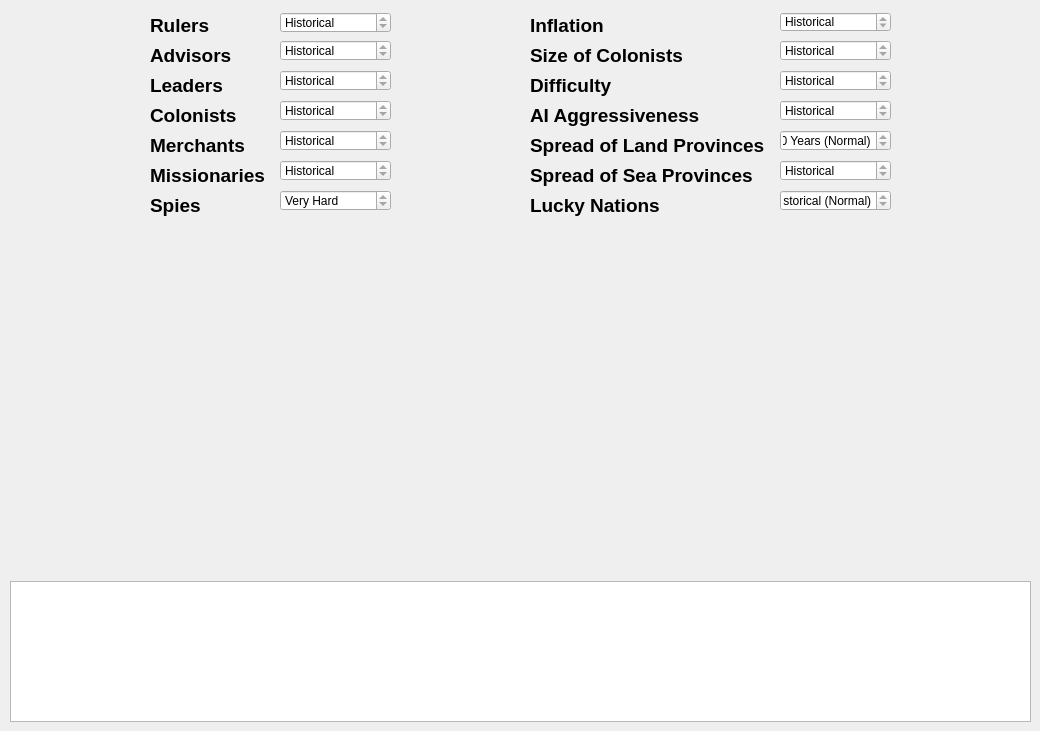
    <widget class="QWidget" name="tabGameplaySettings">
     <attribute name="title">
      <string>Gameplay Settings</string>
     </attribute>
     <widget class="QFrame" name="frmGameplaySettings">
      <property name="geometry">
       <rect>
        <x>150</x>
        <y>10</y>
        <width>741</width>
        <height>211</height>
       </rect>
      </property>
      <property name="frameShape">
       <enum>QFrame::NoFrame</enum>
      </property>
      <property name="frameShadow">
       <enum>QFrame::Plain</enum>
      </property>
      <widget class="QLabel" name="lblRulers">
       <property name="geometry">
        <rect>
         <x>0</x>
         <y>0</y>
         <width>71</width>
         <height>31</height>
        </rect>
       </property>
       <property name="text">
        <string>&lt;!DOCTYPE HTML PUBLIC &quot;-//W3C//DTD HTML 4.0//EN&quot; &quot;http://www.w3.org/TR/REC-html40/strict.dtd&quot;&gt;
&lt;html&gt;&lt;head&gt;&lt;meta name=&quot;qrichtext&quot; content=&quot;1&quot; /&gt;&lt;style type=&quot;text/css&quot;&gt;
p, li { white-space: pre-wrap; }
&lt;/style&gt;&lt;/head&gt;&lt;body style=&quot; font-family:'MS Shell Dlg 2'; font-size:8.25pt; font-weight:400; font-style:normal;&quot;&gt;
&lt;p style=&quot; margin-top:0px; margin-bottom:0px; margin-left:0px; margin-right:0px; -qt-block-indent:0; text-indent:0px;&quot;&gt;&lt;span style=&quot; font-size:14pt; font-weight:600;&quot;&gt;Rulers&lt;/span&gt;&lt;/p&gt;&lt;/body&gt;&lt;/html&gt;</string>
       </property>
      </widget>
      <widget class="QLabel" name="lblColonists">
       <property name="geometry">
        <rect>
         <x>0</x>
         <y>90</y>
         <width>91</width>
         <height>31</height>
        </rect>
       </property>
       <property name="text">
        <string>&lt;!DOCTYPE HTML PUBLIC &quot;-//W3C//DTD HTML 4.0//EN&quot; &quot;http://www.w3.org/TR/REC-html40/strict.dtd&quot;&gt;
&lt;html&gt;&lt;head&gt;&lt;meta name=&quot;qrichtext&quot; content=&quot;1&quot; /&gt;&lt;style type=&quot;text/css&quot;&gt;
p, li { white-space: pre-wrap; }
&lt;/style&gt;&lt;/head&gt;&lt;body style=&quot; font-family:'MS Shell Dlg 2'; font-size:8.25pt; font-weight:400; font-style:normal;&quot;&gt;
&lt;p style=&quot; margin-top:0px; margin-bottom:0px; margin-left:0px; margin-right:0px; -qt-block-indent:0; text-indent:0px;&quot;&gt;&lt;span style=&quot; font-size:14pt; font-weight:600;&quot;&gt;Colonists&lt;/span&gt;&lt;/p&gt;&lt;/body&gt;&lt;/html&gt;</string>
       </property>
      </widget>
      <widget class="QLabel" name="lblMerchants">
       <property name="geometry">
        <rect>
         <x>0</x>
         <y>120</y>
         <width>111</width>
         <height>31</height>
        </rect>
       </property>
       <property name="text">
        <string>&lt;!DOCTYPE HTML PUBLIC &quot;-//W3C//DTD HTML 4.0//EN&quot; &quot;http://www.w3.org/TR/REC-html40/strict.dtd&quot;&gt;
&lt;html&gt;&lt;head&gt;&lt;meta name=&quot;qrichtext&quot; content=&quot;1&quot; /&gt;&lt;style type=&quot;text/css&quot;&gt;
p, li { white-space: pre-wrap; }
&lt;/style&gt;&lt;/head&gt;&lt;body style=&quot; font-family:'MS Shell Dlg 2'; font-size:8.25pt; font-weight:400; font-style:normal;&quot;&gt;
&lt;p style=&quot; margin-top:0px; margin-bottom:0px; margin-left:0px; margin-right:0px; -qt-block-indent:0; text-indent:0px;&quot;&gt;&lt;span style=&quot; font-size:14pt; font-weight:600;&quot;&gt;Merchants&lt;/span&gt;&lt;/p&gt;&lt;/body&gt;&lt;/html&gt;</string>
       </property>
      </widget>
      <widget class="QLabel" name="lblAdvisors">
       <property name="geometry">
        <rect>
         <x>0</x>
         <y>30</y>
         <width>91</width>
         <height>31</height>
        </rect>
       </property>
       <property name="text">
        <string>&lt;!DOCTYPE HTML PUBLIC &quot;-//W3C//DTD HTML 4.0//EN&quot; &quot;http://www.w3.org/TR/REC-html40/strict.dtd&quot;&gt;
&lt;html&gt;&lt;head&gt;&lt;meta name=&quot;qrichtext&quot; content=&quot;1&quot; /&gt;&lt;style type=&quot;text/css&quot;&gt;
p, li { white-space: pre-wrap; }
&lt;/style&gt;&lt;/head&gt;&lt;body style=&quot; font-family:'MS Shell Dlg 2'; font-size:8.25pt; font-weight:400; font-style:normal;&quot;&gt;
&lt;p style=&quot; margin-top:0px; margin-bottom:0px; margin-left:0px; margin-right:0px; -qt-block-indent:0; text-indent:0px;&quot;&gt;&lt;span style=&quot; font-size:14pt; font-weight:600;&quot;&gt;Advisors&lt;/span&gt;&lt;/p&gt;&lt;/body&gt;&lt;/html&gt;</string>
       </property>
      </widget>
      <widget class="QLabel" name="lblLeaders">
       <property name="geometry">
        <rect>
         <x>0</x>
         <y>60</y>
         <width>81</width>
         <height>31</height>
        </rect>
       </property>
       <property name="text">
        <string>&lt;!DOCTYPE HTML PUBLIC &quot;-//W3C//DTD HTML 4.0//EN&quot; &quot;http://www.w3.org/TR/REC-html40/strict.dtd&quot;&gt;
&lt;html&gt;&lt;head&gt;&lt;meta name=&quot;qrichtext&quot; content=&quot;1&quot; /&gt;&lt;style type=&quot;text/css&quot;&gt;
p, li { white-space: pre-wrap; }
&lt;/style&gt;&lt;/head&gt;&lt;body style=&quot; font-family:'MS Shell Dlg 2'; font-size:8.25pt; font-weight:400; font-style:normal;&quot;&gt;
&lt;p style=&quot; margin-top:0px; margin-bottom:0px; margin-left:0px; margin-right:0px; -qt-block-indent:0; text-indent:0px;&quot;&gt;&lt;span style=&quot; font-size:14pt; font-weight:600;&quot;&gt;Leaders&lt;/span&gt;&lt;/p&gt;&lt;/body&gt;&lt;/html&gt;</string>
       </property>
      </widget>
      <widget class="QLabel" name="lblSpreadofSeaProvinces">
       <property name="geometry">
        <rect>
         <x>380</x>
         <y>150</y>
         <width>231</width>
         <height>31</height>
        </rect>
       </property>
       <property name="text">
        <string>&lt;!DOCTYPE HTML PUBLIC &quot;-//W3C//DTD HTML 4.0//EN&quot; &quot;http://www.w3.org/TR/REC-html40/strict.dtd&quot;&gt;
&lt;html&gt;&lt;head&gt;&lt;meta name=&quot;qrichtext&quot; content=&quot;1&quot; /&gt;&lt;style type=&quot;text/css&quot;&gt;
p, li { white-space: pre-wrap; }
&lt;/style&gt;&lt;/head&gt;&lt;body style=&quot; font-family:'MS Shell Dlg 2'; font-size:8.25pt; font-weight:400; font-style:normal;&quot;&gt;
&lt;p style=&quot; margin-top:0px; margin-bottom:0px; margin-left:0px; margin-right:0px; -qt-block-indent:0; text-indent:0px;&quot;&gt;&lt;span style=&quot; font-size:14pt; font-weight:600;&quot;&gt;Spread of Sea Provinces&lt;/span&gt;&lt;/p&gt;&lt;/body&gt;&lt;/html&gt;</string>
       </property>
      </widget>
      <widget class="QLabel" name="lblInflation">
       <property name="geometry">
        <rect>
         <x>380</x>
         <y>0</y>
         <width>91</width>
         <height>31</height>
        </rect>
       </property>
       <property name="text">
        <string>&lt;!DOCTYPE HTML PUBLIC &quot;-//W3C//DTD HTML 4.0//EN&quot; &quot;http://www.w3.org/TR/REC-html40/strict.dtd&quot;&gt;
&lt;html&gt;&lt;head&gt;&lt;meta name=&quot;qrichtext&quot; content=&quot;1&quot; /&gt;&lt;style type=&quot;text/css&quot;&gt;
p, li { white-space: pre-wrap; }
&lt;/style&gt;&lt;/head&gt;&lt;body style=&quot; font-family:'MS Shell Dlg 2'; font-size:8.25pt; font-weight:400; font-style:normal;&quot;&gt;
&lt;p style=&quot; margin-top:0px; margin-bottom:0px; margin-left:0px; margin-right:0px; -qt-block-indent:0; text-indent:0px;&quot;&gt;&lt;span style=&quot; font-size:14pt; font-weight:600;&quot;&gt;Inflation&lt;/span&gt;&lt;/p&gt;&lt;/body&gt;&lt;/html&gt;</string>
       </property>
      </widget>
      <widget class="QLabel" name="lblSpreadofLandProvinces">
       <property name="geometry">
        <rect>
         <x>380</x>
         <y>120</y>
         <width>241</width>
         <height>31</height>
        </rect>
       </property>
       <property name="text">
        <string>&lt;!DOCTYPE HTML PUBLIC &quot;-//W3C//DTD HTML 4.0//EN&quot; &quot;http://www.w3.org/TR/REC-html40/strict.dtd&quot;&gt;
&lt;html&gt;&lt;head&gt;&lt;meta name=&quot;qrichtext&quot; content=&quot;1&quot; /&gt;&lt;style type=&quot;text/css&quot;&gt;
p, li { white-space: pre-wrap; }
&lt;/style&gt;&lt;/head&gt;&lt;body style=&quot; font-family:'MS Shell Dlg 2'; font-size:8.25pt; font-weight:400; font-style:normal;&quot;&gt;
&lt;p style=&quot; margin-top:0px; margin-bottom:0px; margin-left:0px; margin-right:0px; -qt-block-indent:0; text-indent:0px;&quot;&gt;&lt;span style=&quot; font-size:14pt; font-weight:600;&quot;&gt;Spread of Land Provinces&lt;/span&gt;&lt;/p&gt;&lt;/body&gt;&lt;/html&gt;</string>
       </property>
      </widget>
      <widget class="QLabel" name="lblSpies">
       <property name="geometry">
        <rect>
         <x>0</x>
         <y>180</y>
         <width>61</width>
         <height>31</height>
        </rect>
       </property>
       <property name="text">
        <string>&lt;!DOCTYPE HTML PUBLIC &quot;-//W3C//DTD HTML 4.0//EN&quot; &quot;http://www.w3.org/TR/REC-html40/strict.dtd&quot;&gt;
&lt;html&gt;&lt;head&gt;&lt;meta name=&quot;qrichtext&quot; content=&quot;1&quot; /&gt;&lt;style type=&quot;text/css&quot;&gt;
p, li { white-space: pre-wrap; }
&lt;/style&gt;&lt;/head&gt;&lt;body style=&quot; font-family:'MS Shell Dlg 2'; font-size:8.25pt; font-weight:400; font-style:normal;&quot;&gt;
&lt;p style=&quot; margin-top:0px; margin-bottom:0px; margin-left:0px; margin-right:0px; -qt-block-indent:0; text-indent:0px;&quot;&gt;&lt;span style=&quot; font-size:14pt; font-weight:600;&quot;&gt;Spies&lt;/span&gt;&lt;/p&gt;&lt;/body&gt;&lt;/html&gt;</string>
       </property>
      </widget>
      <widget class="QLabel" name="lblMissionaries">
       <property name="geometry">
        <rect>
         <x>0</x>
         <y>150</y>
         <width>131</width>
         <height>31</height>
        </rect>
       </property>
       <property name="text">
        <string>&lt;!DOCTYPE HTML PUBLIC &quot;-//W3C//DTD HTML 4.0//EN&quot; &quot;http://www.w3.org/TR/REC-html40/strict.dtd&quot;&gt;
&lt;html&gt;&lt;head&gt;&lt;meta name=&quot;qrichtext&quot; content=&quot;1&quot; /&gt;&lt;style type=&quot;text/css&quot;&gt;
p, li { white-space: pre-wrap; }
&lt;/style&gt;&lt;/head&gt;&lt;body style=&quot; font-family:'MS Shell Dlg 2'; font-size:8.25pt; font-weight:400; font-style:normal;&quot;&gt;
&lt;p style=&quot; margin-top:0px; margin-bottom:0px; margin-left:0px; margin-right:0px; -qt-block-indent:0; text-indent:0px;&quot;&gt;&lt;span style=&quot; font-size:14pt; font-weight:600;&quot;&gt;Missionaries&lt;/span&gt;&lt;/p&gt;&lt;/body&gt;&lt;/html&gt;</string>
       </property>
      </widget>
      <widget class="QLabel" name="lblDifficulty">
       <property name="geometry">
        <rect>
         <x>380</x>
         <y>60</y>
         <width>91</width>
         <height>31</height>
        </rect>
       </property>
       <property name="text">
        <string>&lt;!DOCTYPE HTML PUBLIC &quot;-//W3C//DTD HTML 4.0//EN&quot; &quot;http://www.w3.org/TR/REC-html40/strict.dtd&quot;&gt;
&lt;html&gt;&lt;head&gt;&lt;meta name=&quot;qrichtext&quot; content=&quot;1&quot; /&gt;&lt;style type=&quot;text/css&quot;&gt;
p, li { white-space: pre-wrap; }
&lt;/style&gt;&lt;/head&gt;&lt;body style=&quot; font-family:'MS Shell Dlg 2'; font-size:8.25pt; font-weight:400; font-style:normal;&quot;&gt;
&lt;p style=&quot; margin-top:0px; margin-bottom:0px; margin-left:0px; margin-right:0px; -qt-block-indent:0; text-indent:0px;&quot;&gt;&lt;span style=&quot; font-size:14pt; font-weight:600;&quot;&gt;Difficulty&lt;/span&gt;&lt;/p&gt;&lt;/body&gt;&lt;/html&gt;</string>
       </property>
      </widget>
      <widget class="QLabel" name="lblAIAggressiveness">
       <property name="geometry">
        <rect>
         <x>380</x>
         <y>90</y>
         <width>181</width>
         <height>31</height>
        </rect>
       </property>
       <property name="text">
        <string>&lt;!DOCTYPE HTML PUBLIC &quot;-//W3C//DTD HTML 4.0//EN&quot; &quot;http://www.w3.org/TR/REC-html40/strict.dtd&quot;&gt;
&lt;html&gt;&lt;head&gt;&lt;meta name=&quot;qrichtext&quot; content=&quot;1&quot; /&gt;&lt;style type=&quot;text/css&quot;&gt;
p, li { white-space: pre-wrap; }
&lt;/style&gt;&lt;/head&gt;&lt;body style=&quot; font-family:'MS Shell Dlg 2'; font-size:8.25pt; font-weight:400; font-style:normal;&quot;&gt;
&lt;p style=&quot; margin-top:0px; margin-bottom:0px; margin-left:0px; margin-right:0px; -qt-block-indent:0; text-indent:0px;&quot;&gt;&lt;span style=&quot; font-size:14pt; font-weight:600;&quot;&gt;AI Aggressiveness&lt;/span&gt;&lt;/p&gt;&lt;/body&gt;&lt;/html&gt;</string>
       </property>
      </widget>
      <widget class="QLabel" name="lblSizeofColonists">
       <property name="geometry">
        <rect>
         <x>380</x>
         <y>30</y>
         <width>161</width>
         <height>31</height>
        </rect>
       </property>
       <property name="text">
        <string>&lt;!DOCTYPE HTML PUBLIC &quot;-//W3C//DTD HTML 4.0//EN&quot; &quot;http://www.w3.org/TR/REC-html40/strict.dtd&quot;&gt;
&lt;html&gt;&lt;head&gt;&lt;meta name=&quot;qrichtext&quot; content=&quot;1&quot; /&gt;&lt;style type=&quot;text/css&quot;&gt;
p, li { white-space: pre-wrap; }
&lt;/style&gt;&lt;/head&gt;&lt;body style=&quot; font-family:'MS Shell Dlg 2'; font-size:8.25pt; font-weight:400; font-style:normal;&quot;&gt;
&lt;p style=&quot; margin-top:0px; margin-bottom:0px; margin-left:0px; margin-right:0px; -qt-block-indent:0; text-indent:0px;&quot;&gt;&lt;span style=&quot; font-size:14pt; font-weight:600;&quot;&gt;Size of Colonists&lt;/span&gt;&lt;/p&gt;&lt;/body&gt;&lt;/html&gt;</string>
       </property>
      </widget>
      <widget class="QSpinBox" name="sbxMissionaries">
       <property name="geometry">
        <rect>
         <x>630</x>
         <y>150</y>
         <width>111</width>
         <height>21</height>
        </rect>
       </property>
       <property name="wrapping">
        <bool>true</bool>
       </property>
       <property name="readOnly">
        <bool>true</bool>
       </property>
       <property name="specialValueText">
        <string>Historical</string>
       </property>
       <property name="maximum">
        <number>4</number>
       </property>
      </widget>
      <widget class="QSpinBox" name="sbxRulers">
       <property name="geometry">
        <rect>
         <x>130</x>
         <y>2</y>
         <width>111</width>
         <height>21</height>
        </rect>
       </property>
       <property name="wrapping">
        <bool>true</bool>
       </property>
       <property name="readOnly">
        <bool>true</bool>
       </property>
       <property name="specialValueText">
        <string>Historical</string>
       </property>
       <property name="maximum">
        <number>2</number>
       </property>
      </widget>
      <widget class="QSpinBox" name="sbxColonists">
       <property name="geometry">
        <rect>
         <x>130</x>
         <y>90</y>
         <width>111</width>
         <height>21</height>
        </rect>
       </property>
       <property name="wrapping">
        <bool>true</bool>
       </property>
       <property name="readOnly">
        <bool>true</bool>
       </property>
       <property name="specialValueText">
        <string>Historical</string>
       </property>
       <property name="maximum">
        <number>1</number>
       </property>
      </widget>
      <widget class="QSpinBox" name="sbxLeaders">
       <property name="geometry">
        <rect>
         <x>130</x>
         <y>60</y>
         <width>111</width>
         <height>21</height>
        </rect>
       </property>
       <property name="wrapping">
        <bool>true</bool>
       </property>
       <property name="readOnly">
        <bool>true</bool>
       </property>
       <property name="specialValueText">
        <string>Historical</string>
       </property>
       <property name="maximum">
        <number>2</number>
       </property>
      </widget>
      <widget class="QSpinBox" name="sbxAdvisors">
       <property name="geometry">
        <rect>
         <x>130</x>
         <y>30</y>
         <width>111</width>
         <height>21</height>
        </rect>
       </property>
       <property name="wrapping">
        <bool>true</bool>
       </property>
       <property name="readOnly">
        <bool>true</bool>
       </property>
       <property name="specialValueText">
        <string>Historical</string>
       </property>
       <property name="maximum">
        <number>2</number>
       </property>
      </widget>
      <widget class="QSpinBox" name="sbxMerchants">
       <property name="geometry">
        <rect>
         <x>130</x>
         <y>120</y>
         <width>111</width>
         <height>21</height>
        </rect>
       </property>
       <property name="wrapping">
        <bool>true</bool>
       </property>
       <property name="readOnly">
        <bool>true</bool>
       </property>
       <property name="specialValueText">
        <string>Historical</string>
       </property>
       <property name="maximum">
        <number>1</number>
       </property>
      </widget>
      <widget class="QSpinBox" name="sbxSpies">
       <property name="geometry">
        <rect>
         <x>130</x>
         <y>180</y>
         <width>111</width>
         <height>21</height>
        </rect>
       </property>
       <property name="wrapping">
        <bool>true</bool>
       </property>
       <property name="readOnly">
        <bool>true</bool>
       </property>
       <property name="specialValueText">
        <string>Very Hard</string>
       </property>
       <property name="maximum">
        <number>1</number>
       </property>
      </widget>
      <widget class="QSpinBox" name="sbxAIAggressiveness">
       <property name="geometry">
        <rect>
         <x>630</x>
         <y>90</y>
         <width>111</width>
         <height>21</height>
        </rect>
       </property>
       <property name="wrapping">
        <bool>true</bool>
       </property>
       <property name="readOnly">
        <bool>true</bool>
       </property>
       <property name="specialValueText">
        <string>Historical</string>
       </property>
       <property name="maximum">
        <number>2</number>
       </property>
      </widget>
      <widget class="QSpinBox" name="sbxSizeofColonists">
       <property name="geometry">
        <rect>
         <x>630</x>
         <y>30</y>
         <width>111</width>
         <height>21</height>
        </rect>
       </property>
       <property name="wrapping">
        <bool>true</bool>
       </property>
       <property name="readOnly">
        <bool>true</bool>
       </property>
       <property name="specialValueText">
        <string>Historical</string>
       </property>
       <property name="maximum">
        <number>3</number>
       </property>
      </widget>
      <widget class="QSpinBox" name="sbxSpreadofSeaProvinces">
       <property name="geometry">
        <rect>
         <x>130</x>
         <y>150</y>
         <width>111</width>
         <height>21</height>
        </rect>
       </property>
       <property name="wrapping">
        <bool>true</bool>
       </property>
       <property name="readOnly">
        <bool>true</bool>
       </property>
       <property name="specialValueText">
        <string>Historical</string>
       </property>
       <property name="maximum">
        <number>1</number>
       </property>
      </widget>
      <widget class="QSpinBox" name="sbxDifficulty">
       <property name="geometry">
        <rect>
         <x>630</x>
         <y>60</y>
         <width>111</width>
         <height>21</height>
        </rect>
       </property>
       <property name="wrapping">
        <bool>true</bool>
       </property>
       <property name="readOnly">
        <bool>true</bool>
       </property>
       <property name="specialValueText">
        <string>Historical</string>
       </property>
       <property name="maximum">
        <number>4</number>
       </property>
      </widget>
      <widget class="QSpinBox" name="sbxInflation">
       <property name="geometry">
        <rect>
         <x>630</x>
         <y>2</y>
         <width>111</width>
         <height>20</height>
        </rect>
       </property>
       <property name="wrapping">
        <bool>true</bool>
       </property>
       <property name="readOnly">
        <bool>true</bool>
       </property>
       <property name="specialValueText">
        <string>Historical</string>
       </property>
       <property name="maximum">
        <number>2</number>
       </property>
      </widget>
      <widget class="QSpinBox" name="sbxSpreadofLandProvinces">
       <property name="geometry">
        <rect>
         <x>630</x>
         <y>120</y>
         <width>111</width>
         <height>21</height>
        </rect>
       </property>
       <property name="wrapping">
        <bool>true</bool>
       </property>
       <property name="readOnly">
        <bool>true</bool>
       </property>
       <property name="specialValueText">
        <string>50 Years (Normal)</string>
       </property>
       <property name="maximum">
        <number>4</number>
       </property>
      </widget>
      <widget class="QSpinBox" name="sbxLuckyNations">
       <property name="geometry">
        <rect>
         <x>630</x>
         <y>180</y>
         <width>111</width>
         <height>21</height>
        </rect>
       </property>
       <property name="wrapping">
        <bool>true</bool>
       </property>
       <property name="readOnly">
        <bool>true</bool>
       </property>
       <property name="specialValueText">
        <string>Historical (Normal)</string>
       </property>
       <property name="maximum">
        <number>2</number>
       </property>
      </widget>
      <widget class="QLabel" name="lblLuckyNations">
       <property name="geometry">
        <rect>
         <x>380</x>
         <y>180</y>
         <width>141</width>
         <height>31</height>
        </rect>
       </property>
       <property name="text">
        <string>&lt;!DOCTYPE HTML PUBLIC &quot;-//W3C//DTD HTML 4.0//EN&quot; &quot;http://www.w3.org/TR/REC-html40/strict.dtd&quot;&gt;
&lt;html&gt;&lt;head&gt;&lt;meta name=&quot;qrichtext&quot; content=&quot;1&quot; /&gt;&lt;style type=&quot;text/css&quot;&gt;
p, li { white-space: pre-wrap; }
&lt;/style&gt;&lt;/head&gt;&lt;body style=&quot; font-family:'MS Shell Dlg 2'; font-size:8.25pt; font-weight:400; font-style:normal;&quot;&gt;
&lt;p style=&quot; margin-top:0px; margin-bottom:0px; margin-left:0px; margin-right:0px; -qt-block-indent:0; text-indent:0px;&quot;&gt;&lt;span style=&quot; font-size:14pt; font-weight:600;&quot;&gt;Lucky Nations&lt;/span&gt;&lt;/p&gt;&lt;/body&gt;&lt;/html&gt;</string>
       </property>
      </widget>
     </widget>
     <widget class="QTextBrowser" name="tbrGameplaySettings">
      <property name="geometry">
       <rect>
        <x>10</x>
        <y>581</y>
        <width>1021</width>
        <height>141</height>
       </rect>
      </property>
     </widget>
    </widget>
